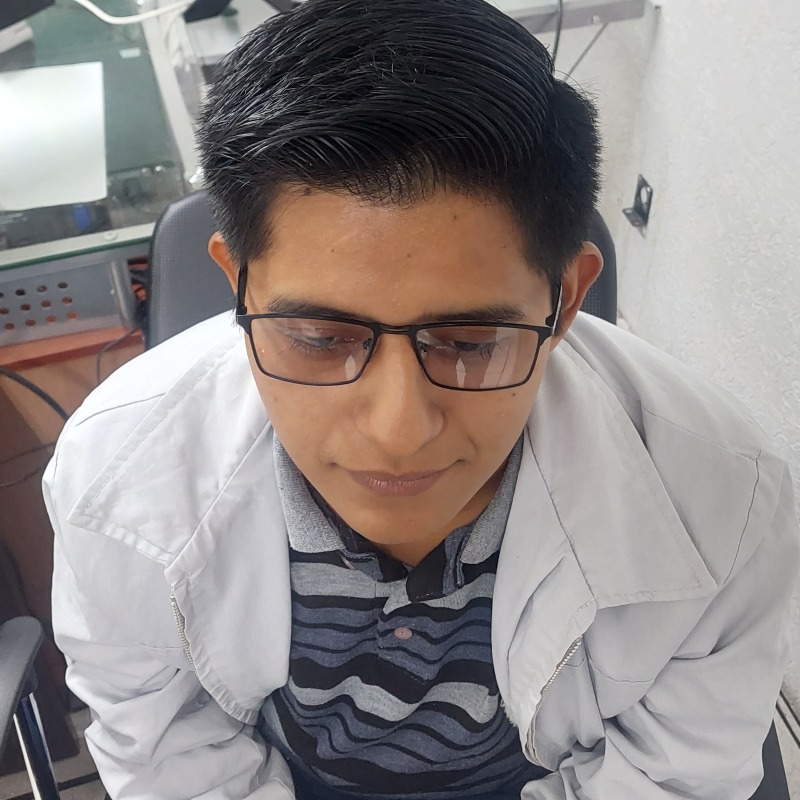
#> input picture datasets/empresa_eval_20260302_lote1/genuine/1/20260223_113315.jpg, 800 x 800 px
$ python -i evaluar_ia_empresa.py   (imports and definitions only)
#> lines starting #> are read from the running program, lines starting #| are printed output that depends on the picture
#!/usr/bin/env python3
"""Evaluacion de preparacion empresarial para IA facial (offline).

Este script calcula metricas clave con un dataset local:
- FRR (False Rejection Rate) para casos genuinos
- FAR (False Acceptance Rate) para casos impostores
- Tasa de deteccion de rostro
- Latencia promedio y p95 por imagen

Tambien genera:
- reporte JSON (metricas por umbral)
- reporte Markdown con semaforo (VERDE/AMARILLO/ROJO)

Estructura de dataset recomendada:

dataset/
  known/
    <employee_id>/img1.jpg
    <employee_id>/img2.jpg
  genuine/
    <employee_id>/test1.jpg
    <employee_id>/test2.jpg
  impostor/
    persona_x/1.jpg
    persona_y/2.jpg
"""

from __future__ import annotations

import argparse
import json
import os
import statistics
import time
from dataclasses import dataclass
from datetime import datetime
from pathlib import Path
from typing import Iterable, Sequence

import face_recognition
import numpy as np

try:
    import cv2
except ImportError:
    cv2 = None


SUPPORTED_EXTENSIONS = {".jpg", ".jpeg", ".png", ".bmp"}


@dataclass
class EvaluationConfig:
    dataset_dir: Path
    output_dir: Path
    model: str
    model_fallback: str
    thresholds: list[float]
    green_far_max: float
    green_frr_max: float
    green_p95_ms_max: float
    green_detection_min: float
    yellow_far_max: float
    yellow_frr_max: float
    yellow_p95_ms_max: float
    yellow_detection_min: float
    allow_insufficient_dataset: bool
    max_image_dim: int
    detect_upsample: int
    detect_retry_upsample: int
    haar_fallback: bool
    haar_min_face: int
    contrast_fallback: bool
    rotation_fallback: bool
    rotation_angles: list[float]
    encoding_model: str
    encoding_jitters: int


# [161 lines left out: functions env_bool, parse_rotation_angles, parse_args, list_images, employee_from_path, _downscale_image, not called in this run]


def _enhance_contrast_clahe(rgb_image: np.ndarray) -> np.ndarray:
    if cv2 is None:
        return rgb_image
    lab = cv2.cvtColor(rgb_image, cv2.COLOR_RGB2LAB)
#> lab: shape (800, 800, 3); mean of channels 0, 1, 2 144.5, 131, 129.5
    l_channel, a_channel, b_channel = cv2.split(lab)
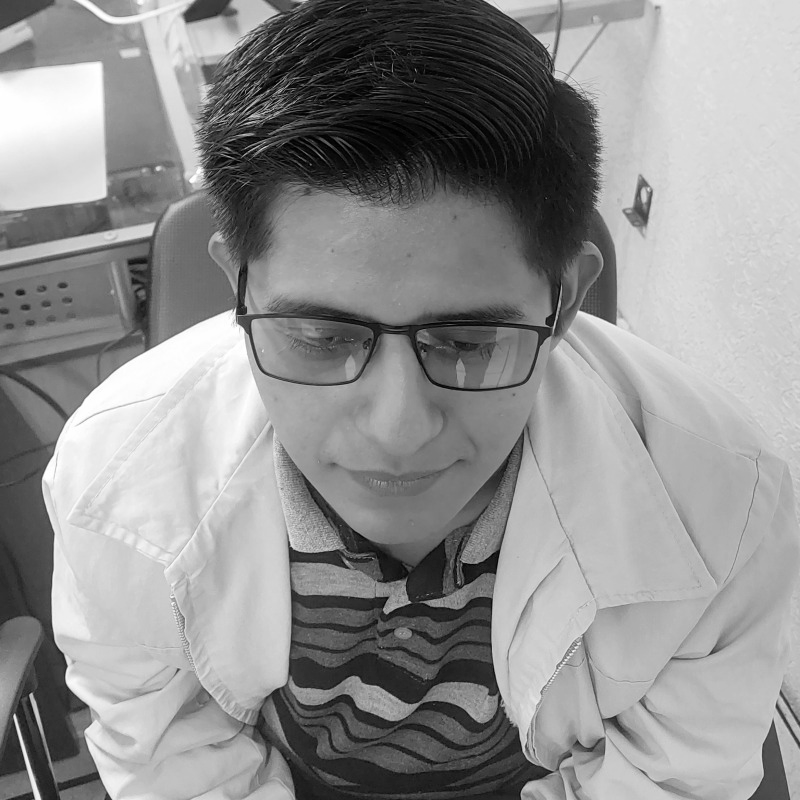
#> l_channel: shape (800, 800); min 0, max 255, mean 144.5
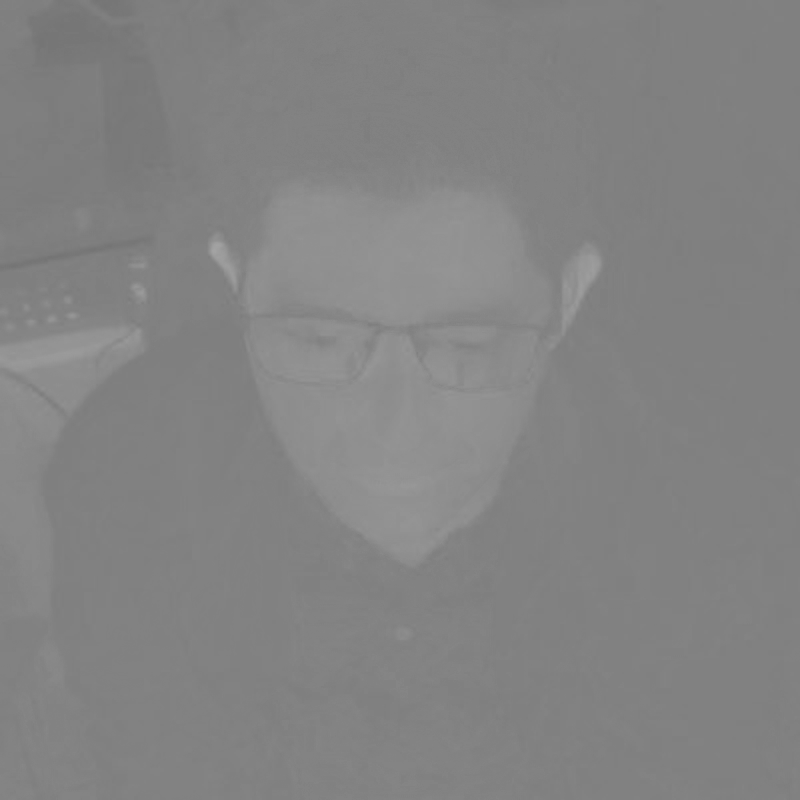
#> a_channel: shape (800, 800); min 116, max 163, mean 131
    clahe = cv2.createCLAHE(clipLimit=2.0, tileGridSize=(8, 8))
    l_enhanced = clahe.apply(l_channel)
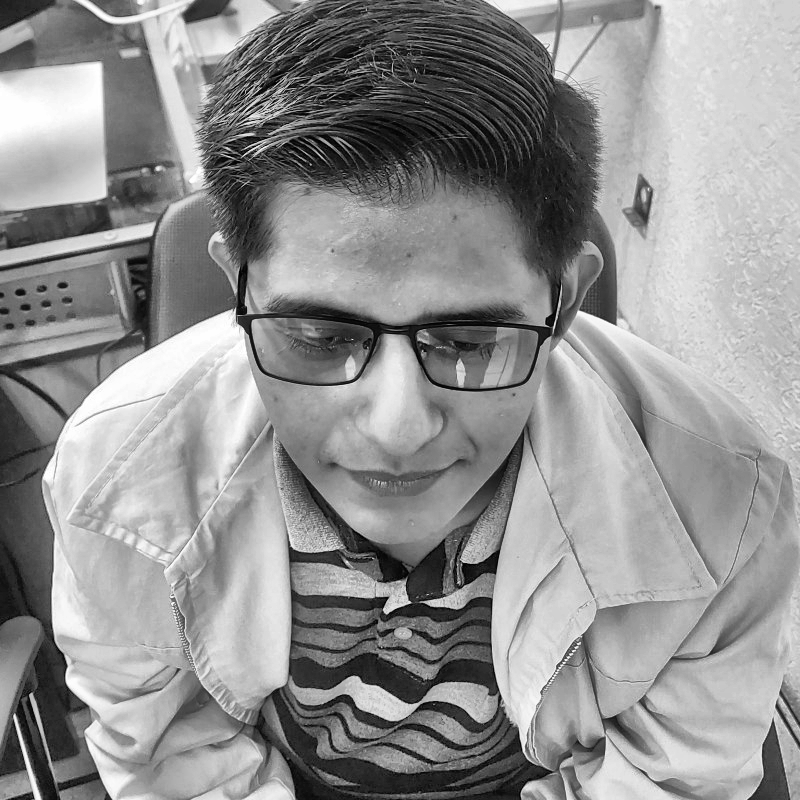
#> l_enhanced: shape (800, 800); min 0, max 255, mean 145.3
    merged = cv2.merge((l_enhanced, a_channel, b_channel))
#> merged: shape (800, 800, 3); mean of channels 0, 1, 2 145.3, 131, 129.5
    return cv2.cvtColor(merged, cv2.COLOR_LAB2RGB)
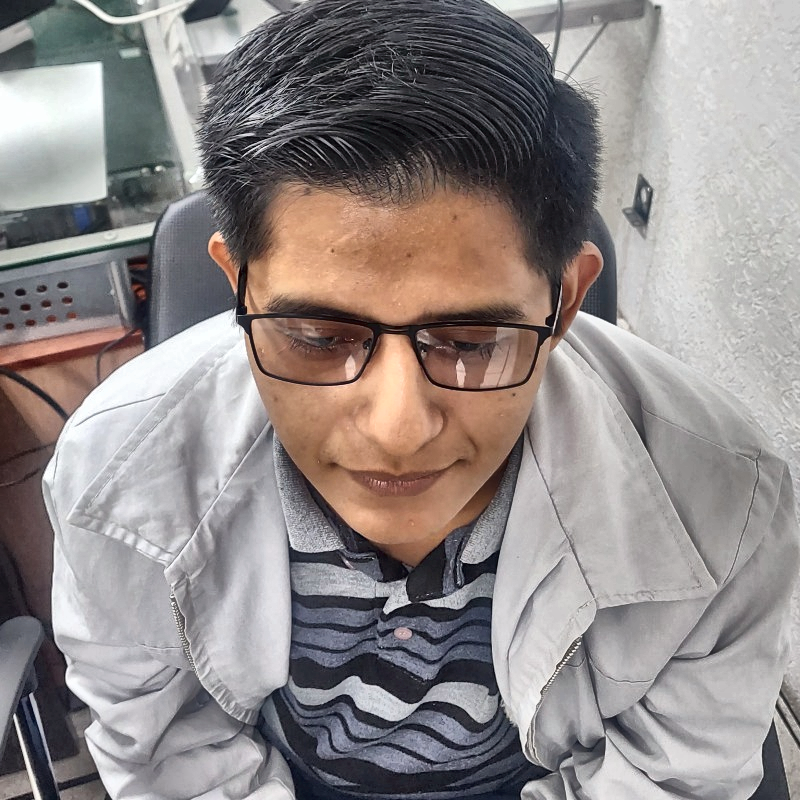
#> returned value: shape (800, 800, 3); mean R, G, B 144.9, 137.8, 136.7


# [44 lines left out: functions _rotate_rgb_image, _face_locations_safe, _haar_locations, not called in this run]


def _best_location(locations: Sequence[tuple[int, int, int, int]]) -> tuple[int, int, int, int]:
    return max(locations, key=lambda loc: max(0, loc[2] - loc[0]) * max(0, loc[1] - loc[3]))


# [428 lines left out: functions _image_variants, extract_first_encoding, percentile, summarize_latency, build_known_embeddings, classify_embedding and 8 more, not called in this run]


# [2 lines not run here, left out]

>>> import cv2
>>> picture = cv2.cvtColor(cv2.imread('../datasets/empresa_eval_20260302_lote1/genuine/1/20260223_113315.jpg'), cv2.COLOR_BGR2RGB)
>>> result = _enhance_contrast_clahe(picture)
